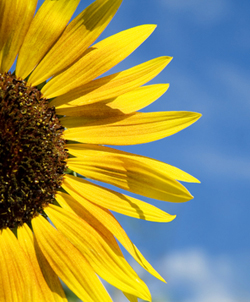
#> input picture Lab5/images/sunflower.jpg, 250 x 302 px
$ python 4.py
#> lines starting #> are read from the running program, lines starting #| are printed output that depends on the picture
import cv2 as cv

img = cv.imread('images/sunflower.jpg')
#> img is the input picture: shape (302, 250, 3); mean B, G, R 85.7, 145.1, 148.8
sobelx = cv.Sobel(img,ddepth=-1,dx=1,dy=0,ksize=5)
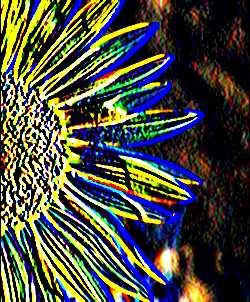
#> sobelx: shape (302, 250, 3); mean B, G, R 59.3, 76, 73.4
sobely = cv.Sobel(img,-1,0,1,5)
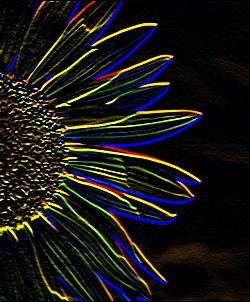
#> sobely: shape (302, 250, 3); mean B, G, R 15, 23.5, 24.2
sobelxy = cv.Sobel(img,-1,1,1,5)
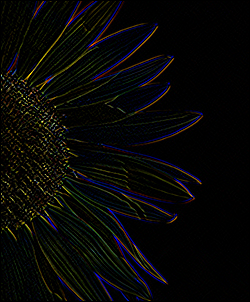
#> sobelxy: shape (302, 250, 3); mean B, G, R 6.3, 7.9, 8.1

cv.imshow('Original Image',img)
cv.imshow('Sobelx Image',sobelx)
cv.imshow('Sobely Image',sobely)
cv.imshow('Sobelxy Image',sobelxy)

cv.waitKey(0)
cv.destroyAllWindows()

$ run again, with Lab5/images/1.jpg copied over Lab5/images/sunflower.jpg
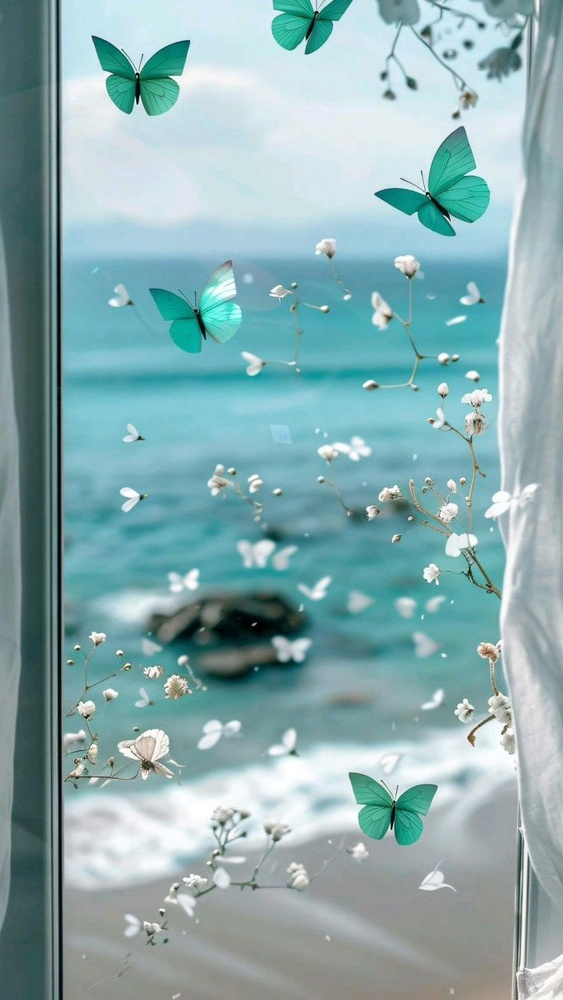
#> input picture Lab5/images/1.jpg, 563 x 1000 px, shrunk from 736 x 1308 before the run
#> img is the input picture: shape (1000, 563, 3); mean B, G, R 176.5, 173.3, 138.4
#> `sobelx = cv.Sobel(img,ddepth=-1,dx=1,dy=0,ksize=5)`:
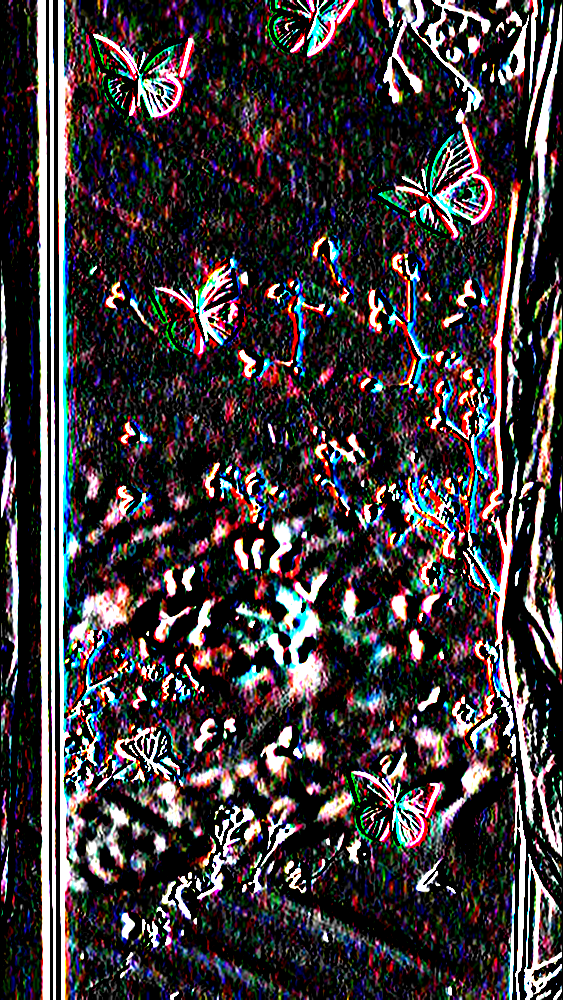
#> sobelx: shape (1000, 563, 3); mean B, G, R 60.3, 57.4, 63.9
#> `sobelxy = cv.Sobel(img,-1,1,1,5)`:
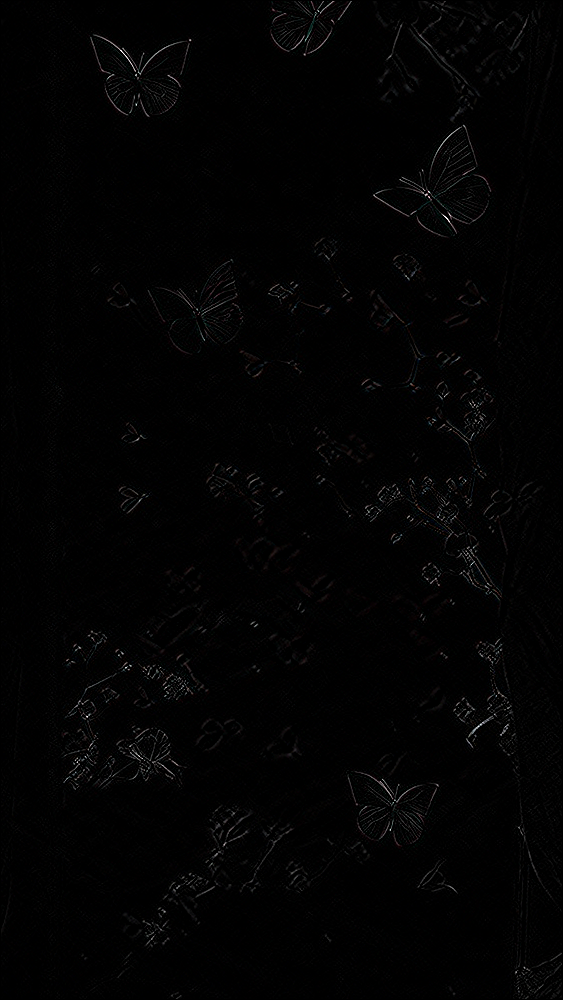
#> sobelxy: shape (1000, 563, 3); mean B, G, R 2.5, 2.5, 2.6
